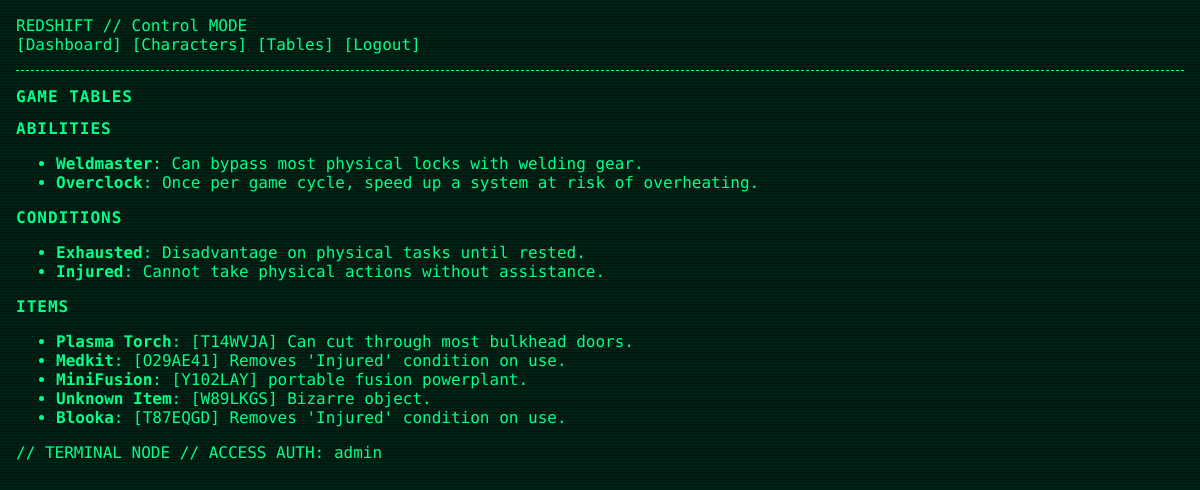
Screenshot of /control/data (signed in) with the database file from the repository.
### app/models.py (models this page shows)
class User(UserMixin, db.Model):
    id = db.Column(db.Integer, primary_key=True)
    username = db.Column(db.String(64), unique=True, nullable=False)
    email = db.Column(db.String(120), unique=True, nullable=False)
    password = db.Column(db.String(128), nullable=False)
    is_verified = db.Column(db.Boolean, default=False)
    role = db.Column(db.String(20), default='Player')  # 'Player' or 'Control'
    character = db.relationship("Character", backref="user", uselist=False)

class Ability(db.Model):
    id = db.Column(db.Integer, primary_key=True)
    name = db.Column(db.String(100), unique=True, nullable=False)
    description = db.Column(db.Text)

class Condition(db.Model):
    id = db.Column(db.Integer, primary_key=True)
    name = db.Column(db.String(100), unique=True, nullable=False)
    effect = db.Column(db.Text)

class Item(db.Model):
    id = db.Column(db.Integer, primary_key=True)
    name = db.Column(db.String(100), unique=True, nullable=False)
    description = db.Column(db.Text)
    code = db.Column(db.String(10), unique=True, nullable=False)

### app/routes.py (the view)
@main_bp.route('/control/data')
@login_required
def control_data():
    if current_user.role != 'Control':
        abort(403)
    abilities = Ability.query.all()
    conditions = Condition.query.all()
    items = Item.query.all()
    return render_template('control_data.html', abilities=abilities, conditions=conditions, items=items)

### app/models.py (called while the page is built)
@login_manager.user_loader
def load_user(user_id):
    return User.query.get(int(user_id))

### app/templates/control_data.html
{% extends "base.html" %}
{% block content %}
<h1>Game Tables</h1>
<h2>Abilities</h2>
<ul>
  {% for a in abilities %}
    <li><strong>{{ a.name }}</strong>: {{ a.description }}</li>
  {% endfor %}
</ul>
<h2>Conditions</h2>
<ul>
  {% for c in conditions %}
    <li><strong>{{ c.name }}</strong>: {{ c.effect }}</li>
  {% endfor %}
</ul>
<h2>Items</h2>
<ul>
  {% for i in items %}
    <li><strong>{{ i.name }}</strong>: [{{ i.code }}] {{ i.description }}</li>
  {% endfor %}
</ul>
{% endblock %}

### app/templates/base.html (shortened to what this page needs)
<!DOCTYPE html>
<html lang="en">
<head>
  <link rel="stylesheet" href="{{ url_for('static', filename='css/retro.css') }}">
</head>
<body>
<div class="crt>"
    <div class="nav-bar {% if current_user.role == 'Control' %}control-nav{% else %}player-nav{% endif %}">
        REDSHIFT // {{ current_user.role if current_user.is_authenticated else "GUEST" }} MODE<BR/>
        {% if current_user.is_authenticated %}
          <a href="{{ url_for('main.dashboard') }}">Dashboard</a>
          {% if current_user.role == 'Control' %}
            <a href="{{ url_for('main.dashboard') }}">Characters</a>
            <a href="{{ url_for('main.control_data') }}">Tables</a>
          {% endif %}
          <a href="{{ url_for('auth.logout') }}">Logout</a>
        {% else %}
          <a href="{{ url_for('auth.login') }}">Login</a>
          <a href="{{ url_for('auth.register') }}">Register</a>
        {% endif %}
      </div>
      <hr>
  {% block content %}{% endblock %}
  // TERMINAL NODE // ACCESS AUTH: {{ current_user.username }}
</body>
</html>

### app/static/css/retro.css (style rules this page uses)
body { background-color: #001a11; color: #00ff88; font-family: 'Share Tech Mono', monospace; margin: 0; padding: 1rem; animation: flickerAnim 3.6s infinite alternate; }
a, h1, h2, h3, p, label, input, textarea, button, .nav-bar, .panel { animation: flickerAnim 3.6s infinite alternate; }
a { text-decoration: none; color: #00ff88; }
a:before { content: "["; color: #00ff88; }
a:after { content: "]"; color: #00ff88; }
h1, h2, label { text-transform: uppercase; letter-spacing: 1px; font-size: 1rem; }
hr { border: none; border-top: 1px dashed #00ff88; margin: 1rem 0; }
body::before { content: ""; position: fixed; top: 0; left: 0; width: 100%; height: 100%; pointer-events: none; background: repeating-linear-gradient( to bottom, rgba(0, 255, 136, 0.05) 0px, rgba(0, 255, 136, 0.05) 1px, transparent 1px, transparent 3px ); z-index: 9999; animation: roll 60s linear infinite; }

### rows the page displays
User: role "Control", username "admin"
Ability: name "Weldmaster", description "Can bypass most physical locks with welding gear."
Ability: name "Overclock", description "Once per game cycle, speed up a system at risk of overheating."
Condition: name "Exhausted", effect "Disadvantage on physical tasks until rested."
Condition: name "Injured", effect "Cannot take physical actions without assistance."
Item: name "Plasma Torch", code "T14WVJA", description "Can cut through most bulkhead doors."
Item: name "Medkit", code "O29AE41", description "Removes 'Injured' condition on use."
Item: name "MiniFusion", code "Y102LAY", description "portable fusion powerplant."
Item: name "Unknown Item", code "W89LKGS", description "Bizarre object."
Item: name "Blooka", code "T87EQGD", description "Removes 'Injured' condition on use."
